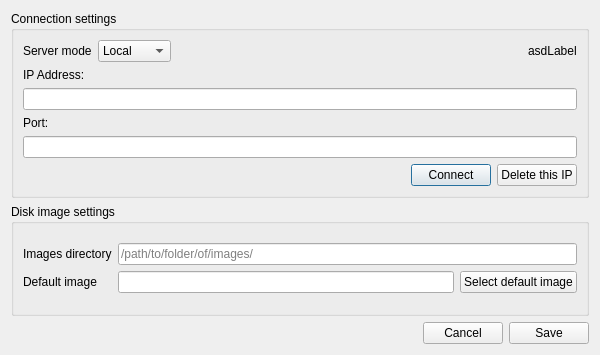
<?xml version="1.0" encoding="UTF-8"?>
<ui version="4.0">
 <class>NetworkSettingsDialog</class>
 <widget class="QDialog" name="NetworkSettingsDialog">
  <property name="geometry">
   <rect>
    <x>0</x>
    <y>0</y>
    <width>600</width>
    <height>355</height>
   </rect>
  </property>
  <property name="sizePolicy">
   <sizepolicy hsizetype="Maximum" vsizetype="Fixed">
    <horstretch>0</horstretch>
    <verstretch>0</verstretch>
   </sizepolicy>
  </property>
  <property name="minimumSize">
   <size>
    <width>600</width>
    <height>0</height>
   </size>
  </property>
  <property name="maximumSize">
   <size>
    <width>16777215</width>
    <height>355</height>
   </size>
  </property>
  <property name="windowTitle">
   <string>Pinolo - Network settings</string>
  </property>
  <layout class="QVBoxLayout" name="verticalLayout_2">
   <item>
    <layout class="QHBoxLayout" name="horizontalLayout_3">
     <item>
      <widget class="QGroupBox" name="networkBox">
       <property name="title">
        <string>Connection settings</string>
       </property>
       <layout class="QVBoxLayout" name="verticalLayout">
        <item>
         <layout class="QHBoxLayout" name="horizontalLayout_10">
          <item>
           <widget class="QLabel" name="label_3">
            <property name="text">
             <string>Server mode</string>
            </property>
           </widget>
          </item>
          <item>
           <widget class="QComboBox" name="serverModeComboBox">
            <item>
             <property name="text">
              <string>Local</string>
             </property>
            </item>
            <item>
             <property name="text">
              <string>Remote</string>
             </property>
            </item>
           </widget>
          </item>
          <item>
           <spacer name="horizontalSpacer_2">
            <property name="orientation">
             <enum>Qt::Horizontal</enum>
            </property>
            <property name="sizeHint" stdset="0">
             <size>
              <width>40</width>
              <height>20</height>
             </size>
            </property>
           </spacer>
          </item>
          <item>
           <widget class="QLabel" name="asdLabel">
            <property name="text">
             <string>asdLabel</string>
            </property>
           </widget>
          </item>
         </layout>
        </item>
        <item>
         <widget class="QLabel" name="label_6">
          <property name="text">
           <string>IP Address:</string>
          </property>
         </widget>
        </item>
        <item>
         <widget class="QLineEdit" name="serverIpLineEdit"/>
        </item>
        <item>
         <widget class="QLabel" name="label_7">
          <property name="text">
           <string>Port:</string>
          </property>
         </widget>
        </item>
        <item>
         <widget class="QLineEdit" name="serverPortLineEdit"/>
        </item>
        <item>
         <layout class="QHBoxLayout" name="horizontalLayout_11">
          <item>
           <spacer name="horizontalSpacer_3">
            <property name="orientation">
             <enum>Qt::Horizontal</enum>
            </property>
            <property name="sizeHint" stdset="0">
             <size>
              <width>40</width>
              <height>20</height>
             </size>
            </property>
           </spacer>
          </item>
          <item>
           <widget class="QPushButton" name="connectButton">
            <property name="text">
             <string>Connect</string>
            </property>
           </widget>
          </item>
          <item>
           <widget class="QPushButton" name="deleteConfigButton">
            <property name="text">
             <string>Delete this IP</string>
            </property>
           </widget>
          </item>
         </layout>
        </item>
       </layout>
      </widget>
     </item>
    </layout>
   </item>
   <item>
    <widget class="QGroupBox" name="groupBox">
     <property name="title">
      <string>Disk image settings</string>
     </property>
     <layout class="QVBoxLayout" name="verticalLayout_4">
      <item>
       <layout class="QGridLayout" name="gridLayout">
        <item row="0" column="0">
         <widget class="QLabel" name="label">
          <property name="text">
           <string>Images directory</string>
          </property>
         </widget>
        </item>
        <item row="1" column="0">
         <widget class="QLabel" name="label_2">
          <property name="text">
           <string>Default image</string>
          </property>
         </widget>
        </item>
        <item row="1" column="1">
         <widget class="QLineEdit" name="defaultImageLineEdit">
          <property name="enabled">
           <bool>true</bool>
          </property>
          <property name="readOnly">
           <bool>true</bool>
          </property>
          <property name="placeholderText">
           <string/>
          </property>
         </widget>
        </item>
        <item row="1" column="2">
         <widget class="QPushButton" name="findButton">
          <property name="text">
           <string>Select default image</string>
          </property>
         </widget>
        </item>
        <item row="0" column="1" colspan="2">
         <widget class="QLineEdit" name="imagesDirectoryLineEdit">
          <property name="placeholderText">
           <string>/path/to/folder/of/images/</string>
          </property>
         </widget>
        </item>
       </layout>
      </item>
     </layout>
    </widget>
   </item>
   <item>
    <layout class="QHBoxLayout" name="horizontalLayout_12">
     <item>
      <spacer name="horizontalSpacer_4">
       <property name="orientation">
        <enum>Qt::Horizontal</enum>
       </property>
       <property name="sizeHint" stdset="0">
        <size>
         <width>40</width>
         <height>20</height>
        </size>
       </property>
      </spacer>
     </item>
     <item>
      <widget class="QPushButton" name="cancelButton">
       <property name="text">
        <string>Cancel</string>
       </property>
      </widget>
     </item>
     <item>
      <widget class="QPushButton" name="saveButton">
       <property name="text">
        <string>Save</string>
       </property>
      </widget>
     </item>
    </layout>
   </item>
  </layout>
 </widget>
 <resources/>
 <connections/>
</ui>
